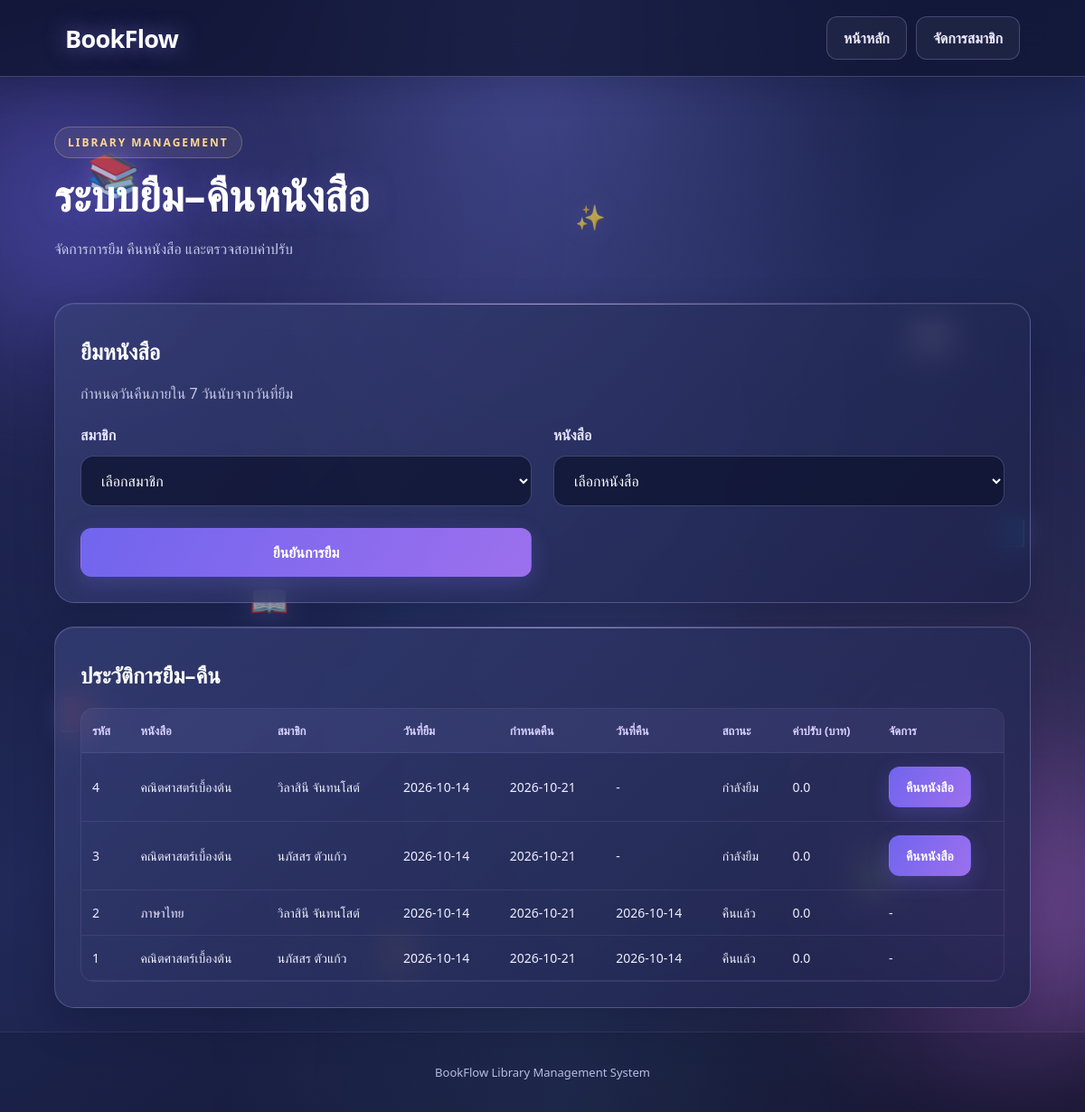
Page /loans on the committed database.
### tables this page shows
CREATE TABLE borrow_records (
                id INTEGER PRIMARY KEY AUTOINCREMENT,
                book_id INTEGER NOT NULL,
                member_id INTEGER NOT NULL,
                borrow_date TEXT NOT NULL,
                due_date TEXT NOT NULL,
                return_date TEXT,
                fine REAL NOT NULL DEFAULT 0,
                status TEXT NOT NULL DEFAULT 'borrowed'
                    CHECK (status IN ('borrowed', 'returned')),
                FOREIGN KEY (book_id) REFERENCES books(id),
                FOREIGN KEY (member_id) REFERENCES members(id)
            );

CREATE TABLE books (
                id INTEGER PRIMARY KEY AUTOINCREMENT,
                isbn TEXT UNIQUE,
                title TEXT NOT NULL,
                author TEXT NOT NULL,
                category TEXT,
                total_copies INTEGER NOT NULL DEFAULT 1
                    CHECK (total_copies >= 1),
                created_at TEXT NOT NULL DEFAULT CURRENT_TIMESTAMP
            );

CREATE TABLE members (
                id INTEGER PRIMARY KEY AUTOINCREMENT,
                member_code TEXT NOT NULL UNIQUE,
                name TEXT NOT NULL,
                email TEXT UNIQUE,
                phone TEXT,
                created_at TEXT NOT NULL DEFAULT CURRENT_TIMESTAMP
            );

### app.py (the view, shortened to what this page needs)
@app.route("/loans")
def loans():
    search = request.args.get("search", "").strip()
    connection = get_db_connection()
    try:
        sql = """
            SELECT
                br.id,
                br.borrow_date,
                br.due_date,
                br.return_date,
                br.fine,
                br.status,
                b.title AS book_title,
                b.author AS book_author,
                m.member_code,
                m.name AS member_name,
                CASE
                    WHEN br.status = 'borrowed'
                         AND date('now', 'localtime') > br.due_date
                    THEN CAST(
                        julianday(date('now', 'localtime'))
                        - julianday(br.due_date) AS INTEGER
                    ) * 5
                    ELSE br.fine
                END AS current_fine
            FROM borrow_records br
            JOIN books b ON b.id = br.book_id
            JOIN members m ON m.id = br.member_id
        """
        params = []
        sql += """
            ORDER BY
                CASE WHEN br.status = 'borrowed' THEN 0 ELSE 1 END,
                br.id DESC
        """
        records = connection.execute(sql, params).fetchall()
        books = connection.execute(
            """
            SELECT
                b.id,
                b.title,
                b.author,
                b.total_copies - (
                    SELECT COUNT(*)
                    FROM borrow_records br
                    WHERE br.book_id = b.id
                      AND br.status = 'borrowed'
                ) AS available_copies
            FROM books b
            ORDER BY b.title
            """
        ).fetchall()
        members_list = connection.execute(
            "SELECT id, member_code, name FROM members ORDER BY name"
        ).fetchall()
        active_loans = connection.execute(
            "SELECT COUNT(*) FROM borrow_records WHERE status = 'borrowed'"
        ).fetchone()[0]
        overdue_count = connection.execute(
            """
            SELECT COUNT(*)
            FROM borrow_records
            WHERE status = 'borrowed'
              AND due_date < date('now', 'localtime')
            """
        ).fetchone()[0]
        return render_template(
            "loans.html",
            records=records,
            books=books,
            members=members_list,
            search=search,
            active_loans=active_loans,
            overdue_count=overdue_count,
            today=date.today().isoformat(),
        )
    finally:
        connection.close()

### database/db.py (called while the page is built)
def get_db_connection():
    connection = sqlite3.connect(DATABASE_PATH)
    connection.row_factory = sqlite3.Row
    connection.execute("PRAGMA foreign_keys = ON")
    return connection

### templates/loans.html (shortened to what this page needs)
<!DOCTYPE html>
<html lang="th">
<head>
    <link rel="stylesheet" href="{{ url_for('static', filename='style.css') }}">
</head>
<body>
    <div class="library-background" aria-hidden="true">
    <span class="floating-book book-one">📚</span>
    <span class="floating-book book-two">📖</span>
    <span class="floating-book book-three">📕</span>
    <span class="floating-book book-four">📗</span>
    <span class="floating-book book-five">📘</span>
    <span class="floating-book book-six">📙</span>
    <span class="floating-book book-seven">✨</span>
    <span class="floating-book book-eight">📖</span>
</div>
    <header class="header">
        <a class="brand" href="/">BookFlow</a>
        <nav class="header-actions">
            <a class="button secondary" href="/">หน้าหลัก</a>
            <a class="button secondary" href="{{ url_for('members') }}">จัดการสมาชิก</a>
        </nav>
    </header>
    <main class="container">
        <section class="welcome">
            <span class="eyebrow">LIBRARY MANAGEMENT</span>
            <h1>ระบบยืม–คืนหนังสือ</h1>
            <p class="subtitle">จัดการการยืม คืนหนังสือ และตรวจสอบค่าปรับ</p>
        </section>
        <section class="panel">
            <div class="section-heading">
                <h2>ยืมหนังสือ</h2>
                <p class="subtitle">กำหนดวันคืนภายใน 7 วันนับจากวันที่ยืม</p>
            </div>
            <form class="book-form" action="{{ url_for('borrow_book') }}" method="POST">
                <div class="form-group">
                    <label for="member_id">สมาชิก</label>
                    <select id="member_id" name="member_id" required>
                        <option value="">เลือกสมาชิก</option>
                    </select>
                </div>
                <div class="form-group">
                    <label for="book_id">หนังสือ</label>
                    <select id="book_id" name="book_id" required>
                        <option value="">เลือกหนังสือ</option>
                    </select>
                </div>
                <button class="button primary" type="submit">ยืนยันการยืม</button>
            </form>
        </section>
        <section class="panel">
            <div class="section-heading">
                <h2>ประวัติการยืม–คืน</h2>
            </div>
            <div class="table-wrapper">
                <table>
                    <thead>
                        <tr>
                            <th>รหัส</th>
                            <th>หนังสือ</th>
                            <th>สมาชิก</th>
                            <th>วันที่ยืม</th>
                            <th>กำหนดคืน</th>
                            <th>วันที่คืน</th>
                            <th>สถานะ</th>
                            <th>ค่าปรับ (บาท)</th>
                            <th>จัดการ</th>
                        </tr>
                    </thead>
                    <tbody>
                        {% for record in records %}
                            <tr>
                                <td>{{ record.id }}</td>
                                <td>{{ record.book_title }}</td>
                                <td>{{ record.member_name }}</td>
                                <td>{{ record.borrow_date }}</td>
                                <td>{{ record.due_date }}</td>
                                <td>{{ record.return_date or '-' }}</td>
                                <td>
                                    {% if record.status == "returned" %}
                                        คืนแล้ว
                                    {% elif record.due_date < today %}
                                        เกินกำหนด
                                    {% else %}
                                        กำลังยืม
                                    {% endif %}
                                </td>
                                <td>{{ record.current_fine }}</td>
                                <td>
                                    {% if record.status != "returned" %}
                                        <form action="{{ url_for('return_book', loan_id=record.id) }}" method="POST"
                                              onsubmit="return confirm('ยืนยันการคืนหนังสือเล่มนี้หรือไม่?')">
                                            <button class="button primary" type="submit">คืนหนังสือ</button>
                                        </form>
                                    {% else %}
                                        -
                                    {% endif %}
                                </td>
                            </tr>
                        {% else %}
                            <tr>
                                <td colspan="9" class="empty">ยังไม่มีประวัติการยืมหนังสือ</td>
                            </tr>
                        {% endfor %}
                    </tbody>
                </table>
            </div>
        </section>
    </main>
    <footer>BookFlow Library Management System</footer>
</body>
</html>

### rows in the picture
borrow_records: id "4", book_title "คณิตศาสตร์เบื้องต้น", member_name "วิลาสินี จันทนโสต์", borrow_date "2026-10-14", due_date "2026-10-21", return_date "-", status "กำลังยืม", current_fine "0.0"
borrow_records: id "3", book_title "คณิตศาสตร์เบื้องต้น", member_name "นภัสสร ตัวแก้ว", borrow_date "2026-10-14", due_date "2026-10-21", return_date "-", status "กำลังยืม", current_fine "0.0"
borrow_records: id "2", book_title "ภาษาไทย", member_name "วิลาสินี จันทนโสต์", borrow_date "2026-10-14", due_date "2026-10-21", return_date "2026-10-14", status "คืนแล้ว", current_fine "0.0"
borrow_records: id "1", book_title "คณิตศาสตร์เบื้องต้น", member_name "นภัสสร ตัวแก้ว", borrow_date "2026-10-14", due_date "2026-10-21", return_date "2026-10-14", status "คืนแล้ว", current_fine "0.0"
